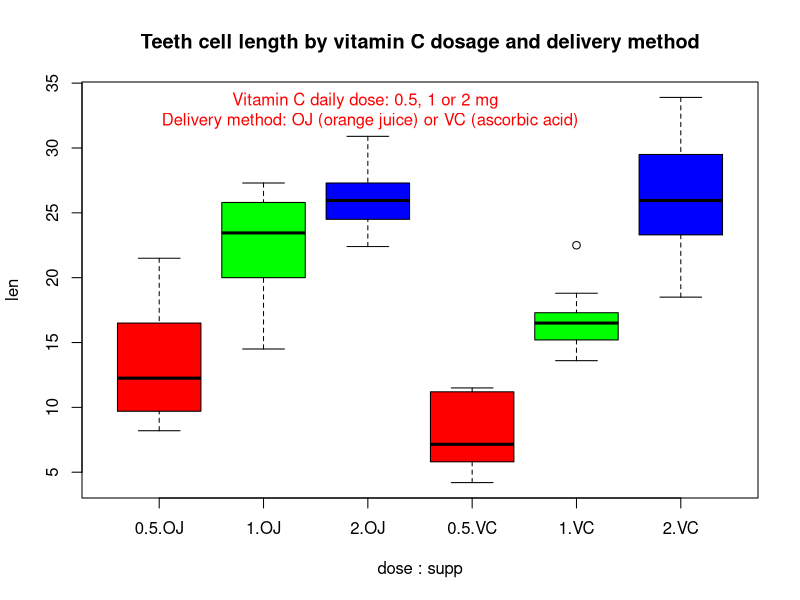

Source code (R):
## ---- chunk 1
data(ToothGrowth, package="datasets")
dim(ToothGrowth)

# browse variables in the set
str(ToothGrowth)

# dose is actually a categorical variable
ToothGrowth$dose <- as.factor(ToothGrowth$dose)
## ---- chunk 2
# summary
summary(ToothGrowth)

# graphical summary
boxplot(len ~ dose + supp, data=ToothGrowth, col=rainbow(3), plot    = TRUE, main="Teeth cell length by vitamin C dosage and delivery method")
text(3,33, "Vitamin C daily dose: 0.5, 1 or 2 mg \n Delivery method: OJ (orange juice) or VC (ascorbic acid)", col="red")
## ---- chunk 3
#The confidence interval contains 0 so we can reject the null hypothesis. But the p-value is greater than 5% (6%) so it's not conclusive.
t.test(len ~ supp, data = ToothGrowth)

# p-value 0.6%
t.test(len ~ supp, data = subset(ToothGrowth, dose=="0.5"))

# p-value 0.1%
t.test(len ~ supp, data = subset(ToothGrowth, dose=="1"))

# p-value 96%
t.test(len ~ supp, data = subset(ToothGrowth, dose=="2"))
